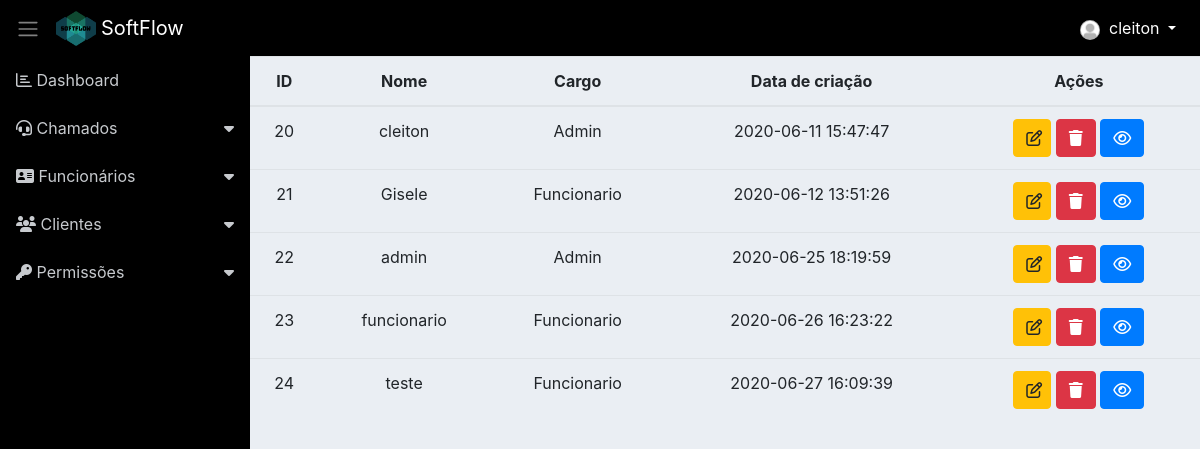
The app's page /funcionario.php (signed in) with its own data.
### tables this page shows
CREATE TABLE `funcionario` (
  `id` int(11) NOT NULL,
  `nome` varchar(114) NOT NULL,
  `cpf` varchar(115) NOT NULL,
  `rg` int(30) NOT NULL,
  `nascimento` varchar(30) NOT NULL,
  `email` varchar(115) NOT NULL,
  `endereco` varchar(150) NOT NULL,
  `cep` int(50) NOT NULL,
  `estado` varchar(50) NOT NULL,
  `telefone` int(10) NOT NULL,
  `tituloEleitor` varchar(115) NOT NULL,
  `escolaridade` varchar(115) NOT NULL,
  `ctps` varchar(115) NOT NULL,
  `sexo` varchar(30) NOT NULL,
  `senha` varchar(115) NOT NULL,
  `id_cargo` int(11) NOT NULL,
  `created` varchar(255) DEFAULT NULL
);

CREATE TABLE `cargos` (
  `id` int(11) NOT NULL,
  `nome` varchar(50) NOT NULL
);

### classes/Model.php (called while the page is built, shortened)
<?php
require_once 'Conn.php';
class Model
{
    public function __construct()
    {
        $conn = new Conn();
        $this->db = $conn->getConn();
    }
}

### classes/Conn.php (called while the page is built)
<?php
class Conn {
    public static $Host = "localhost";
    public static $User = "root";
    public static $Pass = "";
    public static $Dbname = "sistema_informatica_pi";
    private static $Connect = null;
    private static function Conectar() {
        try {
            if(self::$Connect == null):
                self::$Connect = new PDO('mysql:host=' . self::$Host .';dbname='.self::$Dbname, self::$User, self::$Pass);
            endif;
        } catch (Exception $ex) {
            echo 'Mensagem: ' . $ex->getMessage();
            die;
        }
        return self::$Connect;
    }
    public function getConn() {
        return self::Conectar();
    }
}

### classes/FuncionarioDAO.php (called while the page is built, shortened)
<?php
require_once 'Model.php';
class FuncionarioDAO extends Model
{
    public function __construct() {
    	$this->tabela = 'funcionario';
    	$this->class = 'Funcionario';
    }
     public function listarfuncionarios()
    {
        $sql = "SELECT fn.*, ca.nome AS nome_cargo, fn.nome AS nome_funcionario FROM {$this->tabela} fn
        LEFT JOIN cargos ca ON ca.id = fn.id_cargo
        ORDER BY id ASC";
        $stmt = $this->db->prepare($sql);
        $stmt->setFetchMode(PDO::FETCH_CLASS, $this->class);
        $stmt->execute();
        return $stmt->fetchAll();
    }
}

### classes/Funcionario.php (called while the page is built, shortened)
<?php
class Funcionario
{
	private $id;
	private $nome;
    private $created;
    public function getId()
    {
        return $this->id;
    }
    public function getNome()
    {
        return $this->nome;
    }
    public function getCreated()
    {
        return $this->created;
    }
}

### includes/funcoes.php (called while the page is built, shortened)
<?php
function retornaControle($controle = '')
{
	$permissoes = [];
	foreach($_SESSION['permissoes'] as $key => $data) {
	    if(array_search($controle, $_SESSION['permissoes'][$key])) {
			$permissoes = $_SESSION['permissoes'][$key];
			break;
		}
	}
	return $permissoes;
}

### funcionario.php (the view, shortened to what this page needs)
<?php include 'layout/header.php'; ?>
<?php include './layout/menu.php'; ?>
<?php
$permissoes = retornaControle('funcionario');
require 'classes/Funcionario.php';
require 'classes/FuncionarioDAO.php';
$funcionarioDAO = new FuncionarioDAO();
$funcionarios = $funcionarioDAO->listarfuncionarios();
?>
<div style="width: 100%;">
	<table class="table text-center">
		<thead>
			<tr>
				<th>ID</th>
				<th>Nome</th>
				<th>Cargo</th>
				<th>Data de criação</th>
				<th>Ações</th>
			</tr>
		</thead>
		<tbody class="table-striped">
			<?php foreach ($funcionarios as $funcionario) { ?>
				<tr>
					<td><?= $funcionario->getId() ?></td>
					<td><?= $funcionario->getNome() ?></td>
					<td><?= $funcionario->nome_cargo; ?></td>
					<td><?= $funcionario->getCreated() ?></td>
					<td>
						<?php if($permissoes['editar']): ?>
						<a class="btn btn-warning" style="padding-right: 8px;" href="form_funcionario.php?id=<?= $funcionario->getId() ?>"><i class="far fa-edit"></i></a>
						<?php endif; ?>
						<?php if($permissoes['deletar']): ?>
						<a class="btn btn-danger" href="controle_funcionario.php?acao=deletar&id=<?= $funcionario->getId() ?>" onclick="return confirm('Deseja realmente excluir?')"><i class="fas fa-trash"></i></a>
						<?php endif; ?>
						<?php if($permissoes['ler']): ?>
						<a class="btn btn-primary" href="visualizar_funcionario.php?id=<?= $funcionario->getId() ?>"><i class="fa fa-eye"></i></a>
						<?php endif; ?>
					</td>
				</tr>
			<?php } ?>
		</tbody>
	</table>
</div>
<?php include 'layout/footer.php'; ?>

### assets/css/dashboard.css (style rules this page uses)
body { background-color: #eaeef3; }

### records on screen
funcionario: id "20", nome "cleiton", id_cargo.nome "Admin", created "2020-06-11 15:47:47"
funcionario: id "21", nome "Gisele", id_cargo.nome "Funcionario", created "2020-06-12 13:51:26"
funcionario: id "22", nome "admin", id_cargo.nome "Admin", created "2020-06-25 18:19:59"
funcionario: id "23", nome "funcionario", id_cargo.nome "Funcionario", created "2020-06-26 16:23:22"
funcionario: id "24", nome "teste", id_cargo.nome "Funcionario", created "2020-06-27 16:09:39"

### other values on screen
$_SESSION['nome'] "cleiton"
